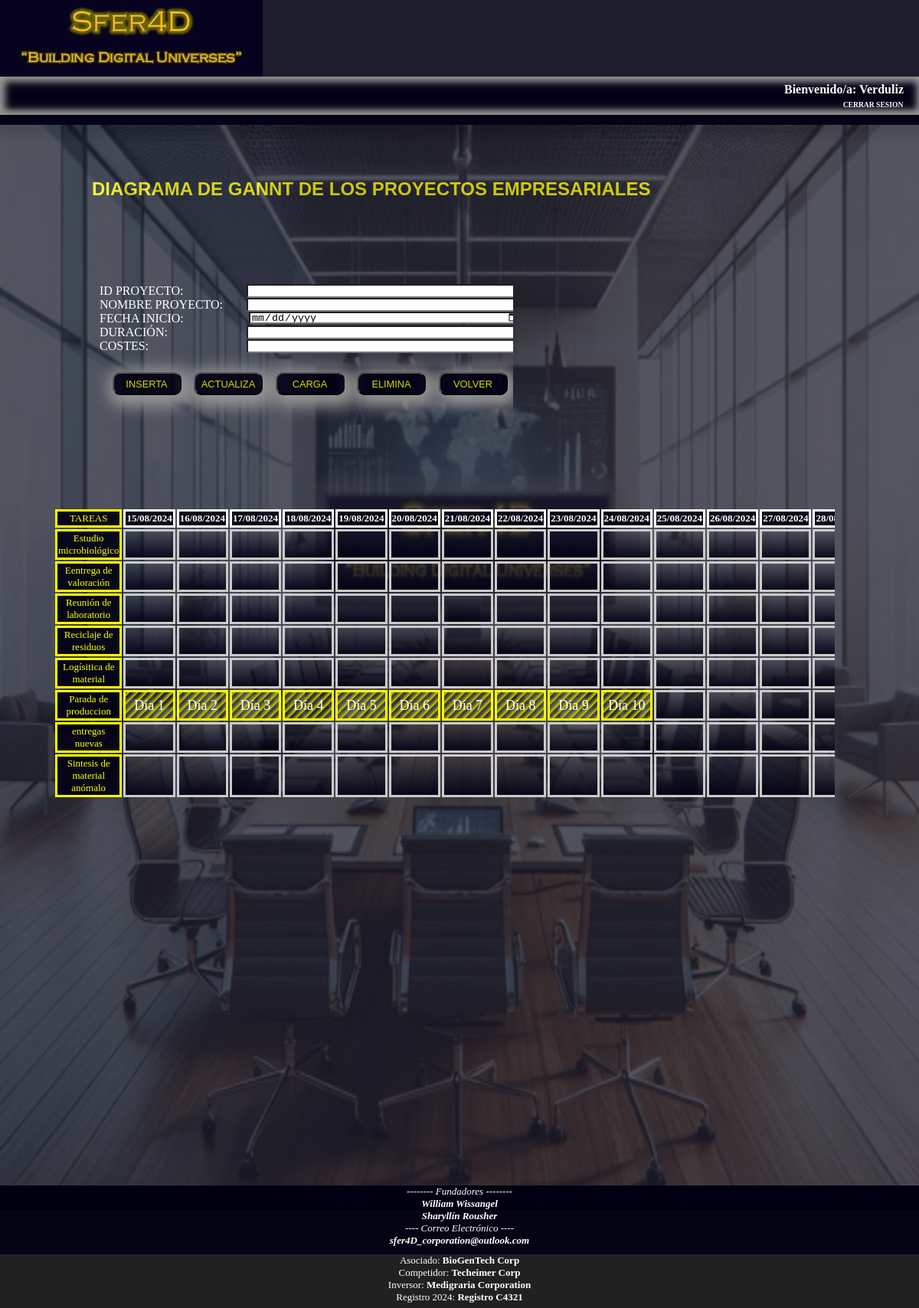
/008_ObjetivosEmpresa/0083_ControlProyectos/controlProyectos.php (signed in), run on the app's committed database.
### tables this page shows
CREATE TABLE `diagrama_gannt` (
  `ID` int(3) NOT NULL,
  `PROYECTO` varchar(30) DEFAULT NULL,
  `DURACION` int(3) DEFAULT NULL,
  `INICIO` date DEFAULT NULL,
  `COSTE` int(10) DEFAULT NULL
);

### 005_Login/conexionPHP.php (called while the page is built, shortened)
<?php
class ConexionPHP
{
    private static $BD_tablaJefesGannt="diagrama_gannt";
    public static function getBD_TablaJefesGannt()
    {
        return self::$BD_tablaJefesGannt;
    }
}

### 008_ObjetivosEmpresa/0083_ControlProyectos/gestionProyectos.php (called while the page is built, shortened)
<?php
require "../../005_Login/conexionPHP.php";
    $conexion=ConexionPHP::getConexionJEFES_RRHH();
    $BD_tabla=ConexionPHP::getBD_TablaJefesGannt();
    $base=$conexion->query("SELECT * FROM ".$BD_tabla);
    $registro=$base->fetchAll(PDO::FETCH_OBJ);
?>

### 008_ObjetivosEmpresa/0083_ControlProyectos/controlProyectos.php (the view, shortened to what this page needs)
<?php
    require "gestionProyectos.php";
?>
<!DOCTYPE html>
<html lang="en">
<head>
    <link rel="stylesheet" href="controlProyectos.css">
</head>
<body onload="cargarPagina()">
    <header id="cabeceraPrincipal">
        <div id="iconoAdorno"><img src="../../008_ObjetivosEmpresa/0083_ControlProyectos/images/Sfer4D-IconoEmpresa.jpg" id="iconoEmpresa"></div>
        <div id="areaSesion">
            <table style="width:100%">
                <tr>
                        <div id="bienvenido"><strong><?php echo"Bienvenido/a: ".$_SESSION["usuario"];?></strong></div>
                        <a href="../../005_Login/salidaPagina.php" id="cerrarSesion"><strong>CERRAR SESION</strong></a>
                </tr>
            </table>
        </div>
        <div class="VaciobotonesPrincipal"></div>
    </header>
    <div class="consulta">
        <div id="tituloGeneral"><strong>DIAGRAMA DE GANNT DE LOS PROYECTOS EMPRESARIALES</strong></div>
        <div class="tableroDiagrama" style="position:absolute">
            <table id="lineaTiempo">
                <tr>
                    <td class="tablaCabecera">TAREAS</td>
                    <?php for($i=0;$i<$_SESSION["fechaIntervalo"]+1;$i++): ?>
                        <td class="tablaCabecera"><strong><?php echo(str_replace("-","/",date('d-m-Y',strtotime('+'.$i.'day',strtotime($_SESSION["fechaInicio"])))));?></strong></td>
                    <?php endfor;
                    ?>
                </tr>
                <?php $z=0; $i=0; foreach($_SESSION["registro"] as $filaGannt){?>
                <tr>
                <td class="filasTareas"><?php echo($filaGannt->PROYECTO);?></td>
                    <?php for($i=0;$i<=$_SESSION["fechaIntervalo"];$i++){ ?>
                        <?php
                            if(strcmp(strtotime('+'.$i.'day',strtotime($_SESSION["fechaInicio"])),strtotime($_SESSION["registro"][$z]->INICIO))==0 && $z<$_SESSION["filas"])
                                { ?>
                                    <?php for($j=0;$j<($_SESSION["registro"][$z]->DURACION);$j++)
                                          {  ?>
                                        <td class="filasConOcup"><?php echo "Día ".($j+1)?></td>
                                    <?php $i++;} ?>
                        <?php   } ?>
                        <?php if($i<=$_SESSION["fechaIntervalo"]){ ?>
                        <td class="filasSinOcup">----</td>
                        <?php } ?>
                    <?php } $z++; ?>
                </tr>
                <?php }  ?>
            </table>
        </div>
        <div class="tableroDiagrama" style="position:absolute">
            <table id="formularioInterno">
                <form class="tablaAcciones" action="../../008_ObjetivosEmpresa/0083_ControlProyectos/gestionProyectos.php" method="get">
                    <label class="celda">ID PROYECTO:<input type="text" class="celdas" name="idProyecto"></label>
                    <label class="celda">NOMBRE PROYECTO:<input type="text" class="celdas" name="nombreProyecto"></label>
                    <label class="celda">FECHA INICIO:<input type="date" class="celdas" name="fechaProyecto"></label>
                    <label class="celda">DURACIÓN:<input type="number" class="celdas" name="duracionProyecto" min="1" max="20"></label>
                    <label class="celda">COSTES:<input type="number" class="celdas" name="costesProyecto"min="-10000" max="10000"></label>
                    <label class="celda">
                    <input type="submit" value="INSERTA" name="INSERTA" class="boton">
                    <input type="submit" value="ACTUALIZA" name="ACTUALIZA" class="boton">
                    <input type="submit" value="CARGA" name="CARGA" class="boton">
                    <input type="submit" value="ELIMINA" name="ELIMINA" class="boton">
                    <input type="submit" value="VOLVER" name="VOLVER" class="boton">
                    </label>
                </form>
            </table>
        </div>
        <img id="imagenPortada" src="../../008_ObjetivosEmpresa/0083_ControlProyectos/images/REUNIONES.jpg" alt="Imagen Reuniones">
    </div>
    <div class="piePagina">
        <footer id="piePrincipal">
            <div id="zocalo">
                -------- Fundadores --------
                <br><strong>William Wissangel</strong></br>
                <strong>Sharyllín Rousher</strong>
                <br>---- Correo Electrónico ----</br>
                <strong>sfer4D_corporation@outlook.com</strong>
            </div>
            <div class="pie">
                Asociado: <strong>BioGenTech Corp</strong><br>
                Competidor: <strong>Techeimer Corp</strong><br>
                Inversor: <strong>Medigraria Corporation</strong><br>
                Registro 2024: <strong>Registro C4321</strong>
            </div>
        </footer>
    </div>
</body>
</html>

### data on the page
diagrama_gannt: PROYECTO "Estudio microbiológico"
diagrama_gannt: PROYECTO "Eentrega de valoración"
diagrama_gannt: PROYECTO "Reunión de laboratorio"
diagrama_gannt: PROYECTO "Reciclaje de residuos"
diagrama_gannt: PROYECTO "Logísitica de material"
diagrama_gannt: PROYECTO "Parada de produccion"
diagrama_gannt: PROYECTO "entregas nuevas"
diagrama_gannt: PROYECTO "Sintesis de material anómalo"

### other printed values
$_SESSION["usuario"] "Verduliz"
